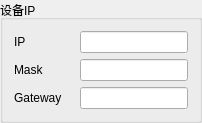
            <widget class="QGroupBox" name="groupBox_5">
             <property name="styleSheet">
              <string notr="true"/>
             </property>
             <property name="title">
              <string>设备IP</string>
             </property>
             <layout class="QGridLayout" name="gridLayout_9">
              <item row="1" column="0">
               <layout class="QVBoxLayout" name="verticalLayout_7">
                <item>
                 <layout class="QHBoxLayout" name="horizontalLayout_12">
                  <item>
                   <widget class="QLabel" name="label_12">
                    <property name="minimumSize">
                     <size>
                      <width>60</width>
                      <height>0</height>
                     </size>
                    </property>
                    <property name="text">
                     <string>IP</string>
                    </property>
                   </widget>
                  </item>
                  <item>
                   <widget class="QLineEdit" name="lineEdit_ip"/>
                  </item>
                 </layout>
                </item>
                <item>
                 <layout class="QHBoxLayout" name="horizontalLayout_19">
                  <item>
                   <widget class="QLabel" name="label_13">
                    <property name="minimumSize">
                     <size>
                      <width>60</width>
                      <height>0</height>
                     </size>
                    </property>
                    <property name="text">
                     <string>Mask</string>
                    </property>
                   </widget>
                  </item>
                  <item>
                   <widget class="QLineEdit" name="lineEdit_mask"/>
                  </item>
                 </layout>
                </item>
                <item>
                 <layout class="QHBoxLayout" name="horizontalLayout_20">
                  <item>
                   <widget class="QLabel" name="label_16">
                    <property name="minimumSize">
                     <size>
                      <width>60</width>
                      <height>0</height>
                     </size>
                    </property>
                    <property name="text">
                     <string>Gateway</string>
                    </property>
                   </widget>
                  </item>
                  <item>
                   <widget class="QLineEdit" name="lineEdit_gateway"/>
                  </item>
                 </layout>
                </item>
               </layout>
              </item>
             </layout>
            </widget>
